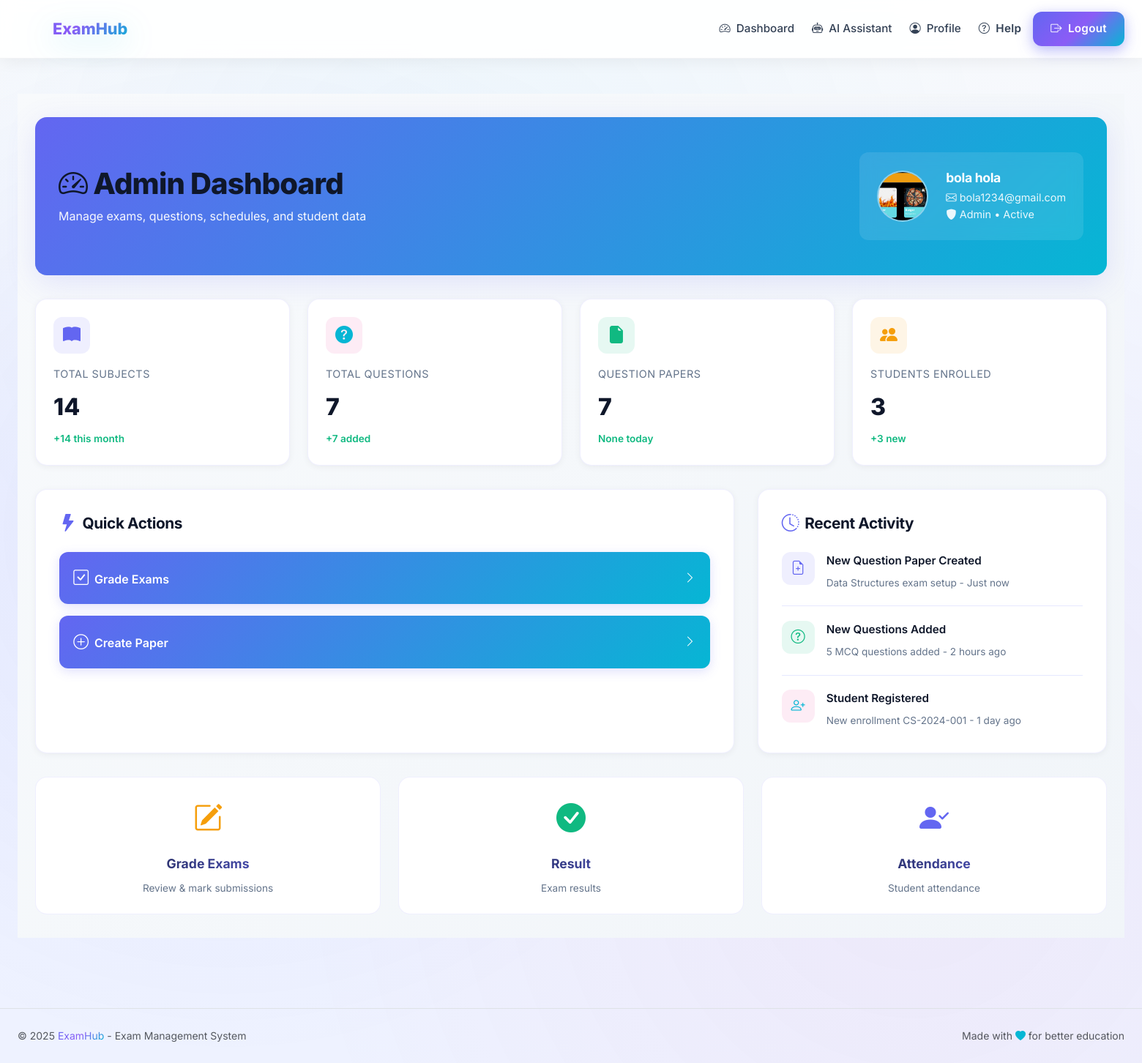
Screenshot of /exams/admin/dashboard/ (signed in) with the database file from the repository.
### apps/accounts/models.py (models this page shows, shortened)
class User(AbstractUser):
    ROLE_CHOICES = (
        ('admin', 'Admin'),
        ('student', 'Student'),
    )
    role = models.CharField(
        max_length=10,
        choices=ROLE_CHOICES,
        default='student'
    )
    department = models.CharField(
        max_length=100,
        choices=DEPARTMENT_CHOICES,
        blank=True,
        null=True
    )
    phone_number = models.CharField(max_length=15, blank=True, null=True)
    profile_picture = models.ImageField(
        upload_to='admin_profiles/',
        blank=True,
        null=True
    )
    created_at = models.DateTimeField(auto_now_add=True)
    updated_at = models.DateTimeField(auto_now=True)
    class Meta:
        ordering = ['-created_at']
        indexes = [
            models.Index(fields=['email']),
            models.Index(fields=['role']),
            models.Index(fields=['department']),
        ]
    @property
    def is_admin_user(self):
        return self.role == 'admin'

### apps/exams/views.py (the view)
# urls.py: path('dashboard/', views.admin_dashboard, name='dashboard'),
@login_required
def admin_dashboard(request):
    if not request.user.is_admin_user:
        messages.error(request, 'Access denied.')
        return redirect('dashboard')
    total_subjects = Subject.objects.count()
    total_questions = Question.objects.count()
    total_papers = QuestionPaper.objects.count()
    total_schedules = ExamSchedule.objects.count()
    from apps.accounts.models import StudentProfile
    total_students = StudentProfile.objects.count()
    from django.utils import timezone
    from datetime import timedelta
    today = timezone.now().date()
    schedules_today = ExamSchedule.objects.filter(scheduled_date=today).count()
    thirty_days_ago = timezone.now() - timedelta(days=30)
    subjects_this_month = Subject.objects.filter(created_at__gte=thirty_days_ago).count() if hasattr(Subject, 'created_at') else 0
    questions_this_month = Question.objects.filter(created_at__gte=thirty_days_ago).count() if hasattr(Question, 'created_at') else 0
    students_this_month = StudentProfile.objects.filter(created_at__gte=thirty_days_ago).count()
    context = {
        'total_subjects': total_subjects,
        'total_questions': total_questions,
        'total_papers': total_papers,
        'total_schedules': total_schedules,
        'total_students': total_students,
        'active_papers': total_papers,
        'subjects_this_month': subjects_this_month,
        'questions_this_month': questions_this_month,
        'students_this_month': students_this_month,
        'schedules_today': schedules_today,
    }
    return render(request, 'exams/admin/dashboard.html', context)

### templates/exams/admin/dashboard.html (shortened to what this page needs)
{% extends 'base.html' %}
{% load static %}
{% block content %}
<div class="dashboard-container">
    <div class="container-fluid px-4">
        <div class="dashboard-header-unified fade-in-up">
            <div class="header-content">
                <h1><i class="bi bi-speedometer2 me-2"></i>Admin Dashboard</h1>
                <p>Manage exams, questions, schedules, and student data</p>
            </div>
            <div class="header-profile">
                <div class="header-avatar">
                    {% if user.profile_picture %}
                        <img src="{{ user.profile_picture.url }}" alt="{{ user.get_full_name }}">
                    {% else %}
                        <i class="bi bi-shield-lock"></i>
                    {% endif %}
                </div>
                <div class="header-profile-info">
                    <h3>{{ user.get_full_name|default:user.username }}</h3>
                    <p><i class="bi bi-envelope me-1"></i>{{ user.email }}</p>
                    <p><i class="bi bi-shield-fill me-1"></i>Admin • Active</p>
                </div>
            </div>
        </div>
        <div class="stats-unified">
            <div class="stat-card-unified">
                <div class="stat-icon-unified" style="background: rgba(99, 102, 241, 0.1); color: var(--primary);">
                    <i class="bi bi-book-fill"></i>
                </div>
                <div class="stat-label-unified">Total Subjects</div>
                <div class="stat-value-unified">{{ total_subjects|default:"0" }}</div>
                <div class="stat-change-unified">{% if subjects_this_month %}+{{ subjects_this_month }} this month{% else %}No new{% endif %}</div>
            </div>
            <div class="stat-card-unified">
                <div class="stat-icon-unified" style="background: rgba(236, 72, 153, 0.1); color: var(--accent);">
                    <i class="bi bi-question-circle-fill"></i>
                </div>
                <div class="stat-label-unified">Total Questions</div>
                <div class="stat-value-unified">{{ total_questions|default:"0" }}</div>
                <div class="stat-change-unified">{% if questions_this_month %}+{{ questions_this_month }} added{% else %}No new{% endif %}</div>
            </div>
            <div class="stat-card-unified">
                <div class="stat-icon-unified" style="background: rgba(16, 185, 129, 0.1); color: var(--accent-success);">
                    <i class="bi bi-file-earmark-fill"></i>
                </div>
                <div class="stat-label-unified">Question Papers</div>
                <div class="stat-value-unified">{{ total_papers|default:"0" }}</div>
                <div class="stat-change-unified">{% if schedules_today %}{{ schedules_today }} today{% else %}None today{% endif %}</div>
            </div>
            <div class="stat-card-unified">
                <div class="stat-icon-unified" style="background: rgba(245, 158, 11, 0.1); color: var(--accent-warning);">
                    <i class="bi bi-people-fill"></i>
                </div>
                <div class="stat-label-unified">Students Enrolled</div>
                <div class="stat-value-unified">{{ total_students|default:"0" }}</div>
                <div class="stat-change-unified">{% if students_this_month %}+{{ students_this_month }} new{% else %}No new{% endif %}</div>
            </div>
        </div>
        <div class="content-grid">
            <div class="content-section">
                <h2 class="section-title-unified">
                    <i class="bi bi-lightning-fill"></i>Quick Actions
                </h2>
                <div class="quick-actions-grid">
                    <a href="{% url 'exams:admin:submissions_list' %}" class="action-btn-unified primary">
                        <span><i class="bi bi-check-square me-2 action-btn-icon"></i>Grade Exams</span>
                        <i class="bi bi-chevron-right"></i>
                    </a>
                    <a href="{% url 'exams:admin:paper_create' %}" class="action-btn-unified primary">
                        <span><i class="bi bi-plus-circle me-2 action-btn-icon"></i>Create Paper</span>
                        <i class="bi bi-chevron-right"></i>
                    </a>
                </div>
            </div>
            <div class="content-section">
                <h2 class="section-title-unified">
                    <i class="bi bi-clock-history"></i>Recent Activity
                </h2>
                <div class="activity-list">
                    <div class="activity-item">
                        <div class="activity-icon" style="background: rgba(99, 102, 241, 0.1); color: var(--primary);">
                            <i class="bi bi-file-earmark-plus"></i>
                        </div>
                        <div class="activity-content">
                            <p>New Question Paper Created</p>
                            <small>Data Structures exam setup - Just now</small>
                        </div>
                    </div>
                    <div class="activity-item">
                        <div class="activity-icon" style="background: rgba(16, 185, 129, 0.1); color: var(--accent-success);">
                            <i class="bi bi-question-circle"></i>
                        </div>
                        <div class="activity-content">
                            <p>New Questions Added</p>
                            <small>5 MCQ questions added - 2 hours ago</small>
                        </div>
                    </div>
                    <div class="activity-item">
                        <div class="activity-icon" style="background: rgba(236, 72, 153, 0.1); color: var(--accent);">
                            <i class="bi bi-person-plus"></i>
                        </div>
                        <div class="activity-content">
                            <p>Student Registered</p>
                            <small>New enrollment CS-2024-001 - 1 day ago</small>
                        </div>
                    </div>
                </div>
            </div>
        </div>
        <div class="management-cards">
            <a href="{% url 'exams:admin:submissions_list' %}" class="management-card">
                <div class="card-icon" style="color: #f59e0b;">
                    <i class="bi bi-pencil-square"></i>
                </div>
                <div class="card-title">Grade Exams</div>
                <div class="card-subtitle">Review & mark submissions</div>
            </a>
            <a href="{% url 'exams:student:exam_history' %}" class="management-card">
                <div class="card-icon" style="color: var(--accent-success);">
                    <i class="bi bi-check-circle-fill"></i>
                </div>
                <div class="card-title">Result</div>
                <div class="card-subtitle">Exam results</div>
            </a>
            <a href="{% url 'attendance:admin_attendance' %}" class="management-card">
                <div class="card-icon" style="color: var(--primary);">
                    <i class="bi bi-person-check-fill"></i>
                </div>
                <div class="card-title">Attendance</div>
                <div class="card-subtitle">Student attendance</div>
            </a>
        </div>
    </div>
</div>
{% endblock %}

### static/css/theme.css (style rules this page uses)
:root { --primary: #6366f1; --primary-dark: #4f46e5; --primary-light: #8b5cf6; --accent: #06b6d4; --accent-success: #10b981; --accent-warning: #f59e0b; --accent-danger: #ef4444; --accent-info: #3b82f6; --gradient-primary: linear-gradient(135deg, #6366f1 0%, #8b5cf6 50%, #06b6d4 100%); --gradient-accent: linear-gradient(135deg, #06b6d4 0%, #6366f1 50%, #8b5cf6 100%); --gradient-warm: linear-gradient(135deg, #fb923c 0%, #f97316 50%, #ef4444 100%); --gradient-cool: linear-gradient(135deg, #6366f1 0%, #8b5cf6 50%, #06b6d4 100%); --gradient-dark: linear-gradient(135deg, #4f46e5 0%, #3730a3 100%); --bg-primary: #ffffff; --bg-secondary: #f8fafc; --bg-tertiary: #eef2ff; --text-primary: #0f172a; --text-secondary: #334155; --text-muted: #64748b; --border-color: #e6e9ff; --border-color-light: #f8fafc; --glass-light: rgba(99, 102, 241, 0.06); --glass-darker: rgba(79, 70, 229, 0.08); --glass-translucent: rgba(99, 102, 241, 0.04); --glass-dark: rgba(79, 70, 229, 0.03); --shadow-xs: 0 1px 2px 0 rgba(99, 102, 241, 0.06); --shadow-sm: 0 1px 3px 0 rgba(99, 102, 241, 0.10), 0 1px 2px 0 rgba(99, 102, 241, 0.06); --shadow-md: 0 4px 6px -1px rgba(99, 102, 241, 0.15), 0 2px 4px -1px rgba(99, 102, 241, 0.10); --shadow-lg: 0 10px 15px -3px rgba(99, 102, 241, 0.15), 0 4px 6px -2px rgba(99, 102, 241, 0.08); --shadow-xl: 0 20px 25px -5px rgba(99, 102, 241, 0.15), 0 10px 10px -5px rgba(99, 102, 241, 0.08); --shadow-2xl: 0 25px 50px -12px rgba(99, 102, 241, 0.25); --shadow-3d: 0 30px 60px -15px rgba(99, 102, 241, 0.35), 0 15px 30px -10px rgba(99, 102, 241, 0.25); --shadow-glow: 0 0 20px rgba(99, 102, 241, 0.12); --shadow-glow-strong: 0 0 30px rgba(99, 102, 241, 0.2); --shadow-glow-pink: 0 0 40px rgba(139, 92, 246, 0.18); --spacing-xs: 0.25rem; --spacing-sm: 0.5rem; --spacing-md: 1rem; --spacing-lg: 1.5rem; --spacing-xl: 2rem; --spacing-2xl: 3rem; --radius-sm: 0.375rem; --radius-md: 0.5rem; --radius-lg: 0.75rem; --radius-xl: 1rem; --radius-2xl: 1.5rem; --radius-full: 9999px; --transition-fast: 150ms cubic-bezier(0.4, 0, 0.2, 1); --transition-normal: 300ms cubic-bezier(0.4, 0, 0.2, 1); --transition-slow: 500ms cubic-bezier(0.4, 0, 0.2, 1); --transition-smooth: 400ms cubic-bezier(0.34, 1.56, 0.64, 1); --perspective: 1200px; --transform-origin: center center; }
* { margin: 0; padding: 0; box-sizing: border-box; }
html { scroll-behavior: smooth; perspective: var(--perspective); }
body { font-family: 'Inter', 'Poppins', system-ui, -apple-system, 'Segoe UI', Roboto, sans-serif; background: linear-gradient(180deg, var(--bg-secondary) 0%, var(--bg-tertiary) 50%, var(--bg-tertiary) 100%); color: var(--text-primary); line-height: 1.6; min-height: 100vh; position: relative; transform-style: preserve-3d; }
body::before { content: ''; position: fixed; top: 0; left: 0; right: 0; bottom: 0; background-image: radial-gradient(circle at 20% 50%, rgba(99, 102, 241, 0.08) 0%, transparent 50%), radial-gradient(circle at 80% 80%, rgba(236, 72, 153, 0.05) 0%, transparent 50%), radial-gradient(circle at 40% 20%, rgba(56, 189, 248, 0.05) 0%, transparent 50%); pointer-events: none; z-index: -1; animation: gradientFlow 15s ease infinite; }
h1, h2, h3, h4, h5, h6 { font-weight: 700; line-height: 1.2; letter-spacing: -0.02em; }
h1 { font-size: clamp(1.875rem, 4vw, 3rem); color: var(--text-primary); }
h2 { font-size: clamp(1.5rem, 3vw, 2.25rem); }
h3 { font-size: clamp(1.25rem, 2vw, 1.875rem); }
a { color: var(--primary); text-decoration: none; transition: color var(--transition-fast); }
.card-title { font-size: 1.25rem; font-weight: 700; margin-bottom: var(--spacing-md); color: var(--text-primary); background: linear-gradient(135deg, var(--text-primary) 0%, var(--primary) 100%); -webkit-background-clip: text; -webkit-text-fill-color: transparent; background-clip: text; }
.fade-in-up { animation: fadeInUp 600ms var(--transition-normal) forwards; }

### rows the page displays
User: profile_picture (picture), get_full_name "bola hola", email "bola1234@gmail.com"

### other values shown
{{ total_subjects|default:"0" }} "14"
{{ subjects_this_month }} "14"
{{ total_questions|default:"0" }} "7"
{{ questions_this_month }} "7"
{{ total_papers|default:"0" }} "7"
{{ total_students|default:"0" }} "3"
{{ students_this_month }} "3"
